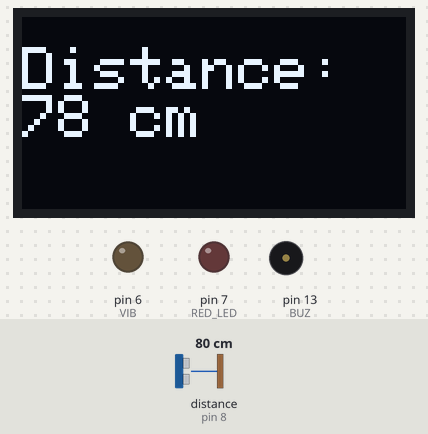
Simulated run of this sketch. Board: Arduino Uno, built with avr-gcc and run on an emulated ATmega328P. Shown: 128×64 one-colour display, output pins drawn as LEDs (lit = HIGH), buzzer (waves = sounding, pin HIGH). Wiring (inferred from the names in the program): ultrasonic range finder: trigger pin 9; echo pin 8. Dashed ring = blinking. The test bench sets the inputs (shaded band); at power-on: distance to the obstacle (sensor on pin 8) 80 cm. The echo pulse lasts 58.3 µs per cm; pins used as bus, display or sensor lines are not drawn.

Above: at 4.2 s.
4.3 s: distance to the obstacle (sensor on pin 8) set to 44 cm
At 5.5 s:
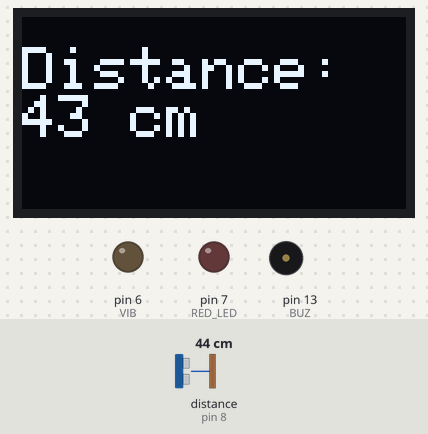
5.9 s: distance to the obstacle (sensor on pin 8) set to 40 cm
At 7.6 s:
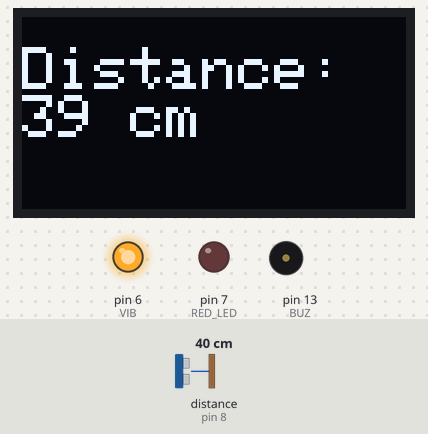
8.9 s: distance to the obstacle (sensor on pin 8) set to 9 cm
At 10.3 s:
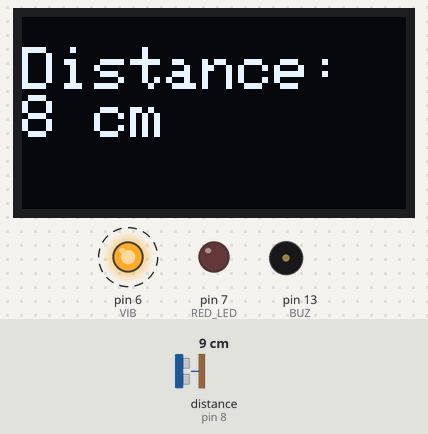
Timing chart, 0 to 16.6 s (numbered marks = the images above; inputs shaded):
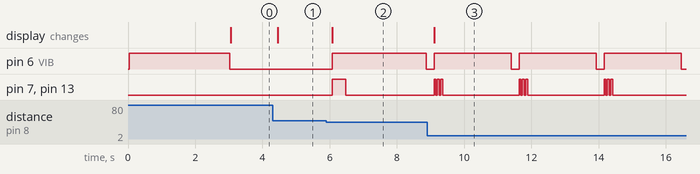

The sketch:

Blueprint_FINAL.ino
```cpp
#include <Wire.h>
#include <Adafruit_SSD1306.h>

#define trigPin 9
#define echoPin 8
#define BUZ 13
#define RED_LED 7
#define VIB 6

#define SCREEN_WIDTH 128
#define SCREEN_HEIGHT 64
#define OLED_RESET -1
#define SCREEN_ADDRESS 0x3C

Adafruit_SSD1306 display(SCREEN_WIDTH, SCREEN_HEIGHT, &Wire, OLED_RESET);

long duration, distance;

void setup() {
  pinMode(BUZ, OUTPUT);
  pinMode(trigPin, OUTPUT);
  pinMode(echoPin, INPUT);
  pinMode(RED_LED, OUTPUT);
  pinMode(VIB, OUTPUT);
  Serial.begin(9600);

  display.begin(SSD1306_SWITCHCAPVCC, SCREEN_ADDRESS);

  digitalWrite(VIB, HIGH);
  delay(3000);
  digitalWrite(VIB, LOW);

}

// void vibrate(int num_sec) {
//     Serial.println(1);
//      digitalWrite(VIB, HIGH);
//      delay(num_sec*1000);
//      Serial.println(0);
//      digitalWrite(VIB, LOW);
// }

// void blink_led(int num_blinks){
//   for (int i = 0; i < num_blinks; ++i){
//   digitalWrite(RED_LED, HIGH);
//   delay(200);
//   digitalWrite(RED_LED, LOW);
//   delay(200);
//   }
// }

void loop() {
  digitalWrite(trigPin, LOW);
  delayMicroseconds(2);
  digitalWrite(trigPin, HIGH);
  delayMicroseconds(10);
  digitalWrite(trigPin, LOW);
  duration = pulseIn(echoPin, HIGH);
  distance = duration * 0.034 / 2;

  display.clearDisplay();
  display.setTextSize(2.5);
  display.setTextColor(WHITE);
  display.setCursor(0, 10);
  display.println("Distance: ");
  display.print(distance);
  display.println(" cm");
  display.display();

  if (distance < 5) {
    digitalWrite(VIB, HIGH);
    for (int i = 0; i < 4; i++) {
      digitalWrite(BUZ, HIGH);
      digitalWrite(RED_LED, HIGH);
      delay(10);
      digitalWrite(BUZ, LOW);
      digitalWrite(RED_LED, LOW);
      delay(10);
    }
    delay(2000);
    digitalWrite(VIB, LOW);
  } else if (distance < 15) {
    digitalWrite(VIB, HIGH);
    for (int i = 0; i < 3; i++) {
      digitalWrite(BUZ, HIGH);
      digitalWrite(RED_LED, HIGH);
      delay(50);
      digitalWrite(BUZ, LOW);
      digitalWrite(RED_LED, LOW);
      delay(50);
    }
    delay(2000);
    digitalWrite(VIB, LOW);
  } else if (distance < 25) {
    digitalWrite(VIB, HIGH);
    for (int i = 0; i < 2; i++) {
      digitalWrite(BUZ, HIGH);
      digitalWrite(RED_LED, HIGH);
      delay(100);
      digitalWrite(BUZ, LOW);
      digitalWrite(RED_LED, LOW);
      delay(100);
    }
    delay(2000);
    digitalWrite(VIB, LOW);
  } else if (distance < 38) {
    digitalWrite(VIB, HIGH);
    for (int i = 0; i < 1; i++) {
      digitalWrite(BUZ, HIGH);
      digitalWrite(RED_LED, HIGH);
      delay(300);
      digitalWrite(BUZ, LOW);
      digitalWrite(RED_LED, LOW);
      delay(300);
    }
    delay(2000);
    digitalWrite(VIB, LOW);
  } else if (distance < 40) {
    digitalWrite(VIB, HIGH);
    for (int i = 0; i < 1; i++) {
      digitalWrite(BUZ, HIGH);
      digitalWrite(RED_LED, HIGH);
      delay(400);
      digitalWrite(BUZ, LOW);
      digitalWrite(RED_LED, LOW);
      delay(400);
    }
    delay(2000);
    digitalWrite(VIB, LOW);
  }
  delay(200);
}
```

Measured:
- the behaviour switches between 41 and 40 cm on distance to the obstacle (sensor on pin 8) (found by bisection; images 1 and 2)
- after the input at 4.3 s, the display: changes after 0.16 s (image 1)
- after the input at 5.9 s, pin 6 (VIB): LOW → HIGH after 0.18 s, → LOW 2.8 s later; pin 7 (RED_LED), pin 13 (BUZ): LOW → HIGH after 0.18 s, → LOW 0.40 s later; the display: changes after 0.18 s (image 2)
- after the input at 8.9 s, the display: changes after 0.21 s (image 3)
